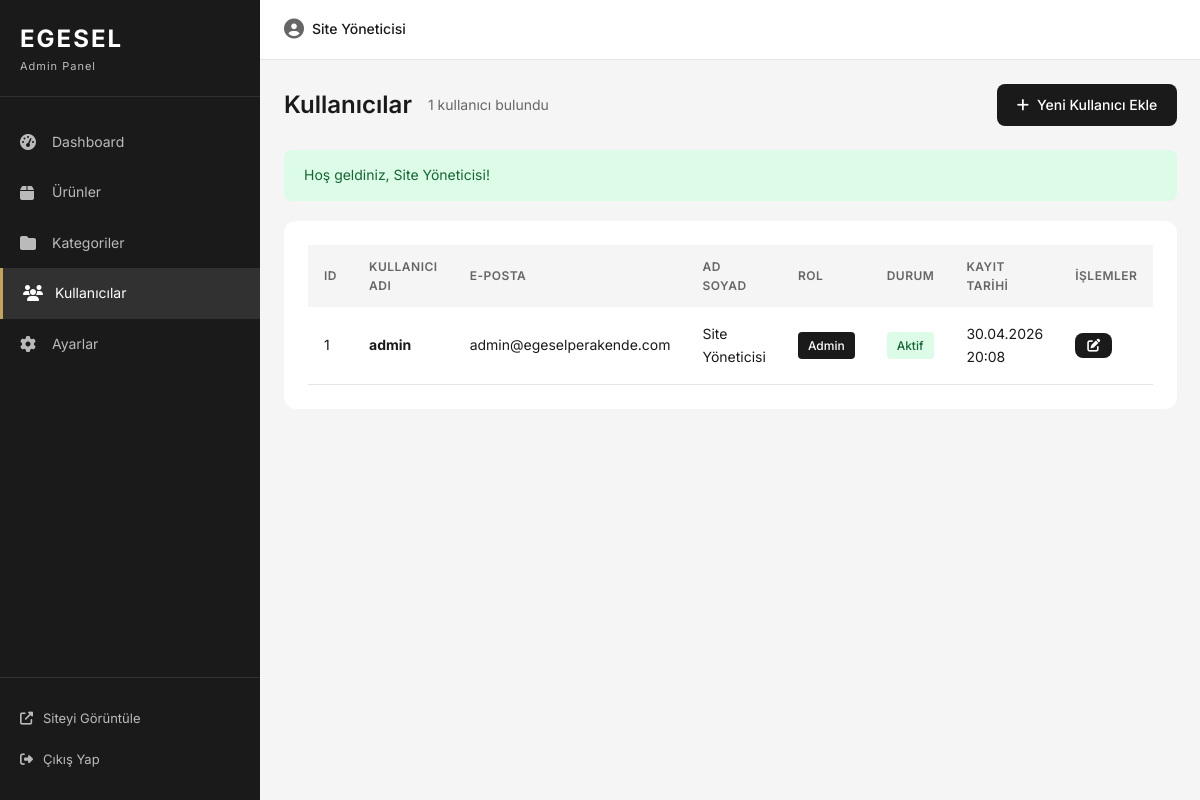
Screenshot of /admin/kullanicilar.php (signed in) with the database file from the repository.
### tables this page shows
CREATE TABLE IF NOT EXISTS users (
    id INT AUTO_INCREMENT PRIMARY KEY,
    username VARCHAR(50) NOT NULL UNIQUE,
    email VARCHAR(100) NOT NULL UNIQUE,
    password VARCHAR(255) NOT NULL,
    full_name VARCHAR(100),
    phone VARCHAR(20),
    role ENUM('admin', 'user') DEFAULT 'user',
    is_active TINYINT(1) DEFAULT 1,
    created_at TIMESTAMP DEFAULT CURRENT_TIMESTAMP,
    updated_at TIMESTAMP DEFAULT CURRENT_TIMESTAMP ON UPDATE CURRENT_TIMESTAMP
);

### includes/functions.php (called while the page is built, shortened)
<?php
function e($string) {
    return htmlspecialchars($string, ENT_QUOTES, 'UTF-8');
}
function getFlash() {
    if (isset($_SESSION['flash'])) {
        $flash = $_SESSION['flash'];
        return $flash;
    }
    return null;
}
?>

### admin/kullanicilar.php (the view, shortened to what this page needs)
<?php
require_once 'includes/header.php';
$stmt = $db->query("SELECT * FROM users ORDER BY created_at DESC");
$users = $stmt->fetchAll();
?>
<div class="page-header">
    <div class="page-header-left">
        <h1>Kullanıcılar</h1>
        <p><?php echo count($users); ?> kullanıcı bulundu</p>
    </div>
    <a href="kullanici-ekle.php" class="btn btn-primary">
        <i class="fas fa-plus"></i> Yeni Kullanıcı Ekle
    </a>
</div>
<?php $flash = getFlash(); ?>
<?php if ($flash): ?>
    <div class="alert alert-<?php echo e($flash['type']); ?>">
        <?php echo e($flash['message']); ?>
    </div>
<?php endif; ?>
<div class="admin-card">
    <?php if (empty($users)): ?>
        <div class="empty-state">
            <i class="fas fa-users"></i>
            <p>Henüz kullanıcı yok.</p>
        </div>
    <?php else: ?>
        <div class="table-responsive">
            <table class="admin-table">
                <thead>
                    <tr>
                        <th>ID</th>
                        <th>Kullanıcı Adı</th>
                        <th>E-posta</th>
                        <th>Ad Soyad</th>
                        <th>Rol</th>
                        <th>Durum</th>
                        <th>Kayıt Tarihi</th>
                        <th>İşlemler</th>
                    </tr>
                </thead>
                <tbody>
                    <?php foreach ($users as $user): ?>
                        <tr>
                            <td><?php echo $user['id']; ?></td>
                            <td><strong><?php echo e($user['username']); ?></strong></td>
                            <td><?php echo e($user['email']); ?></td>
                            <td><?php echo e($user['full_name'] ?? '-'); ?></td>
                            <td>
                                <span class="badge <?php echo $user['role'] === 'admin' ? 'badge-primary' : 'badge-secondary'; ?>">
                                    <?php echo $user['role'] === 'admin' ? 'Admin' : 'Kullanıcı'; ?>
                                </span>
                            </td>
                            <td>
                                <span class="badge <?php echo $user['is_active'] ? 'badge-success' : 'badge-danger'; ?>">
                                    <?php echo $user['is_active'] ? 'Aktif' : 'Pasif'; ?>
                                </span>
                            </td>
                            <td><?php echo date('d.m.Y H:i', strtotime($user['created_at'])); ?></td>
                            <td>
                                <div class="action-buttons">
                                    <a href="kullanici-duzenle.php?id=<?php echo $user['id']; ?>"
                                       class="btn btn-sm btn-primary" title="Düzenle">
                                        <i class="fas fa-edit"></i>
                                    </a>
                                </div>
                            </td>
                        </tr>
                    <?php endforeach; ?>
                </tbody>
            </table>
        </div>
    <?php endif; ?>
</div>
<?php require_once 'includes/footer.php'; ?>

### assets/css/admin.css (style rules this page uses)
:root { --primary: #1a1a1a; --primary-light: #333333; --secondary: #c4a35a; --background: #f5f5f5; --surface: #ffffff; --text: #1a1a1a; --text-light: #666666; --text-muted: #999999; --border: #e5e5e5; --success: #22c55e; --error: #ef4444; --warning: #f59e0b; --info: #3b82f6; --sidebar-width: 260px; --topbar-height: 60px; --font-sans: 'Inter', -apple-system, BlinkMacSystemFont, sans-serif; --radius: 8px; --radius-lg: 12px; --shadow: 0 4px 6px rgba(0,0,0,0.07); --transition: all 0.3s ease; }
*, *::before, *::after { box-sizing: border-box; margin: 0; padding: 0; }
body.admin-body { font-family: var(--font-sans); font-size: 14px; line-height: 1.6; color: var(--text); background: var(--background); }
a { color: inherit; text-decoration: none; }
.page-header { display: flex; justify-content: space-between; align-items: center; margin-bottom: 24px; }
.page-header-left { display: flex; align-items: center; gap: 16px; }
.page-header h1 { font-size: 24px; font-weight: 600; }
.page-header p { color: var(--text-light); font-size: 14px; }
.admin-card { background: var(--surface); border-radius: var(--radius-lg); padding: 24px; margin-bottom: 24px; }
.table-responsive { overflow-x: auto; }
.admin-table { width: 100%; border-collapse: collapse; }
.admin-table th { text-align: left; padding: 12px 16px; background: var(--background); font-size: 12px; font-weight: 600; text-transform: uppercase; letter-spacing: 0.5px; color: var(--text-light); }
.admin-table td { padding: 16px; border-bottom: 1px solid var(--border); vertical-align: middle; }
.badge { display: inline-flex; align-items: center; padding: 4px 10px; font-size: 12px; font-weight: 500; border-radius: 4px; }
.badge-success { background: #dcfce7; color: #166534; }
.badge-primary { background: var(--primary); color: white; }
.action-buttons { display: flex; gap: 8px; }
.btn { display: inline-flex; align-items: center; justify-content: center; gap: 8px; padding: 10px 20px; font-size: 14px; font-weight: 500; border-radius: var(--radius); border: none; cursor: pointer; transition: var(--transition); }
.btn-primary { background: var(--primary); color: white; }
.btn-sm { padding: 6px 12px; font-size: 13px; }
.alert { padding: 14px 20px; border-radius: var(--radius); margin-bottom: 20px; }
.alert-success { background: #dcfce7; color: #166534; }

### rows the page displays
users: id "1", username "admin", email "admin@egeselperakende.com", full_name "Site Yöneticisi", role "Admin", is_active "Aktif", created_at "30.04.2026 20:08"

### other values shown
$_SESSION['user_name'] "Site Yöneticisi"
count($users) "1"
$flash['message'] "Hoş geldiniz, Site Yöneticisi!"
